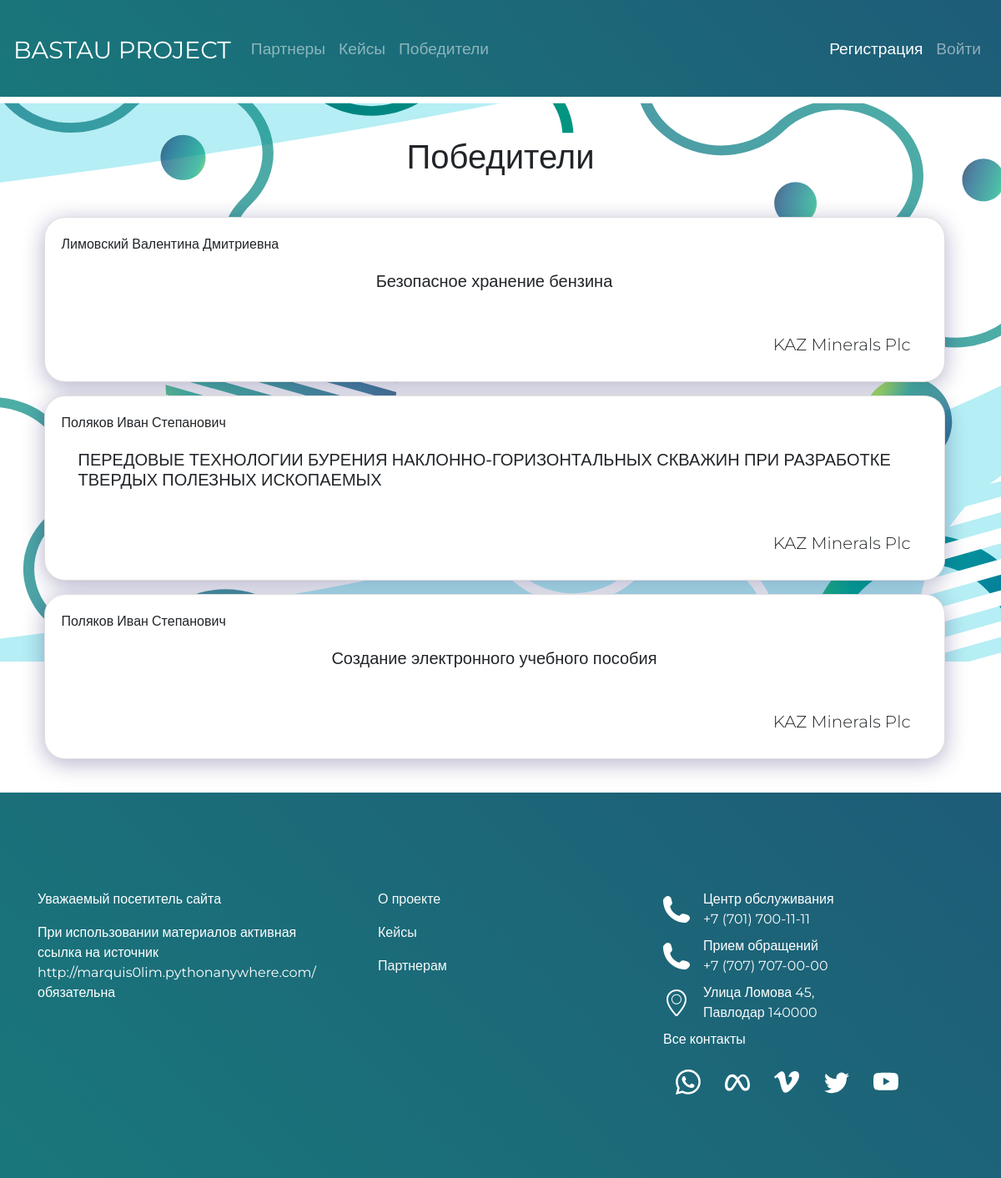
The app's page /ListWinners/ with its own data.
### BastauApp/models.py (models this page shows, shortened)
class Answer(models.Model):
    Url = models.URLField(verbose_name='Ссылка на ответ')
    File = models.FileField(verbose_name='Файл', upload_to = "file",blank=True)
    id_case = models.ForeignKey(Case, verbose_name="Кейс", on_delete=models.CASCADE,blank=True,related_name='cases')
    id_student = models.ForeignKey(Student, verbose_name="Студент", on_delete=models.CASCADE,blank=True)
    status = models.CharField(max_length=50, choices=STATUS, default=STATUS[0],verbose_name='Статус')
    class Meta:
        verbose_name = "Ответ"
        verbose_name_plural = "Ответы"

class Student(models.Model):
    user = models.OneToOneField(User, verbose_name='id', on_delete=models.CASCADE, primary_key=True)
    Fio = models.CharField(max_length=100, blank=True, verbose_name='ФИО')
    EDUCATION = [
        ('Высшее', 'Высшее'), ('ср-спе', 'Среднее-специальное'), ('среднее', 'Среднее')
    ]
    COURSE = [
        ('1', '1'),
        ('2', '2'),
        ('3','3'),
        ('4','4'),
        ('5','5'),
        ('6','6'),
    ]
    Educational_institution = models.CharField(max_length=50, verbose_name='Место учебы')
    age = models.CharField(max_length=2,verbose_name='возраст')
    region = models.CharField(max_length=50, choices=REGIONS, default=REGIONS[0], verbose_name='Регион')
    Direction_of_study = models.CharField(max_length=50, verbose_name='Специальность')
    Education = models.CharField(max_length=50, verbose_name='Образование', choices=EDUCATION, default=EDUCATION[0])
    class Meta:
        verbose_name = "Студент"
        verbose_name_plural = "Студенты"
    def __str__(self):
        return self.Fio

class Case(models.Model):
    title = models.CharField(max_length=200, verbose_name='Название')
    description = models.TextField(verbose_name='Описание кейса')
    date_of_create = models.DateTimeField(auto_now=True, verbose_name='Дата создания')
    date_of_edit = models.DateTimeField(auto_now_add=True, verbose_name='Дата последней редакции')
    date_of_close = models.DateTimeField(verbose_name='Дата закрытия')
    category = models.ForeignKey(Category, on_delete=models.CASCADE, verbose_name='Категории')
    file = models.FileField(verbose_name='Файл', upload_to="file",blank=True)
    region = models.CharField(max_length=50, choices=REGIONS, default=REGIONS[0],verbose_name='Область')
    user_id = models.ForeignKey(Partner, on_delete=models.CASCADE, related_name='partners', verbose_name='Организации')
    is_published = models.BooleanField(default=True, verbose_name='Опубликован')
    tags = TaggableManager()
    class Meta:
        verbose_name = "Кейс"
        verbose_name_plural = "Кейсы"
    def __str__(self):
        return self.title

class Partner(models.Model):
    user = models.OneToOneField(User, verbose_name='id', on_delete=models.CASCADE, primary_key=True)
    Fio = models.CharField(max_length=100, verbose_name='ФИО', blank=True)
    name_of_partner = models.CharField(max_length=100, verbose_name='Название организации')
    site = models.URLField(max_length=200, verbose_name='Сайт')
    avatar = models.ImageField("Аватар", upload_to="img/", blank=True)
    about_company = models.TextField(max_length=1000,verbose_name='О компании')
    class Meta:
        verbose_name = "Партнер"
        verbose_name_plural = "Партнеры"
    def __str__(self):
        return self.name_of_partner

### BastauApp/views.py (the view)
# urls.py: path('ListWinners/', views.ListWinners.as_view(), name='ListWinners'),
class ListWinners(ListView):
    model = Answer
    template_name = 'ListWinners.html'
    paginate_by = 6
    extra_context = {"name": 'Победители', 'menu': menu}
    def get_queryset(self):
        queryset = Answer.objects.filter(status='Победа')
        return queryset

### BastauApp/templates/ListWinners.html (shortened to what this page needs)
{% extends 'base.html' %}
  {% block content %}
<div class="win-fon pt-5">
    <div class="container">
        <h1 class="text-center mb-5">Победители</h1>
        <div class="row d-flex justify-content-center ">
              {% for item in object_list %}
              <div class="card mb-3 main-cases__item w-100" style="max-height:300px; margin-left: 2%;margin-right: 2%; border-radius: 25px; display:inline-table;">
                  {{item.id_student}}
                  <div class="card-body">
                      <h5 class="card-title d-flex justify-content-center ">{{item.id_case}}</h5>
                  </div>
                  <div class="card-body">
                      <h5 class="card-title d-flex text-align-right font-weight-light  float-right">{{item.id_case.user_id}}</h5>
                  </div>
              </div>
    {% endfor %}
        </div>
        <div class="grid-img-right text-right bg bg1 pb-4" >
        </div>
    </div>
</div>
{% endblock %}

### BastauApp/static/css/style.css (style rules this page uses)
* { font-family: 'Montserrat', sans-serif; }
body { background-color: #f1f1f1 !important; height: 100%; }
html { height: 100%; }
.container { max-width: 1170px; margin: 0 auto; height: 100%; }
.win-fon { min-height: 80vh; background-image: url('../background/winner.svg'); background-size: cover; background-repeat: no-repeat; background-attachment: fixed; background-position: center center; min-height: calc(80vh - 64px); }
body { position: relative; }
.main-cases__item { padding: 20px; box-shadow: rgb(12 6 91 / 31%) 0px 5px 27px 0px; max-width:100%; width:400px; }
.d-flex { display: flex; justify-content: space-between; }
.card { border-radius: 50px; }
.row { margin-right:0 !important; }

### BastauApp/static/css/zero.css (style rules this page uses)
*, *::before, *::after { box-sizing: border-box; }
body, h1, h2, h3, h4, p, ul[class], ol[class], li, figure, figcaption, blockquote, dl, dd { margin: 0; }
body { background-color: #f1f1f1; }

### records on screen
Answer: id_student "Лимовский Валентина Дмитриевна", id_case "Безопасное хранение бензина", id_case.user_id "KAZ Minerals Plc"
Answer: id_student "Поляков Иван Степанович", id_case "ПЕРЕДОВЫЕ ТЕХНОЛОГИИ БУРЕНИЯ НАКЛОННО-ГОРИЗОНТАЛЬНЫХ СКВАЖИН ПРИ РАЗРАБОТКЕ ТВЕРДЫХ ПОЛЕЗНЫХ ИСКОПАЕМЫХ", id_case.user_id "KAZ Minerals Plc"
Answer: id_student "Поляков Иван Степанович", id_case "Создание электронного учебного пособия", id_case.user_id "KAZ Minerals Plc"

### other values on screen
{{ item.title }} "Партнеры" "Кейсы"
{{ item.title }} "Победители"
